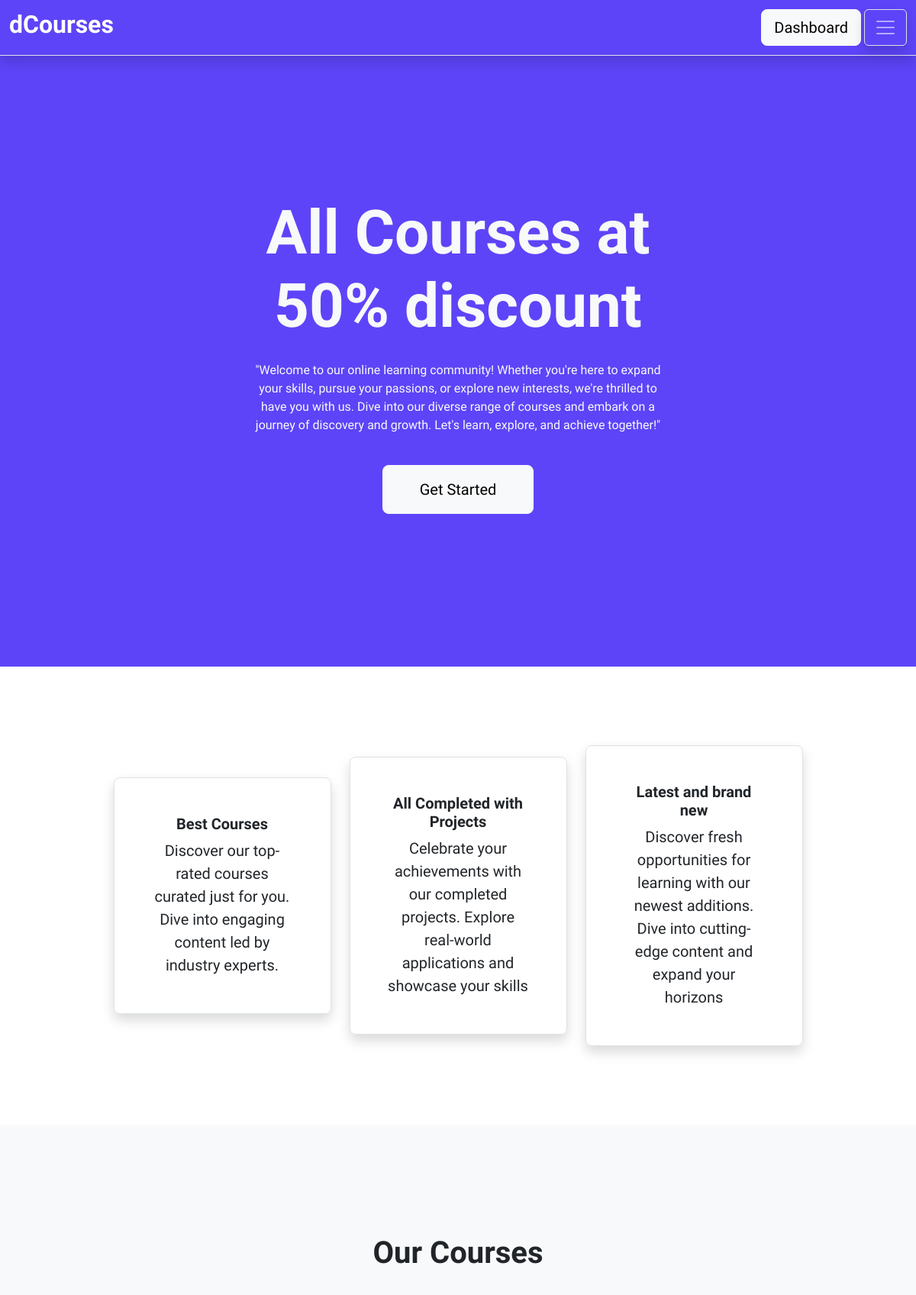
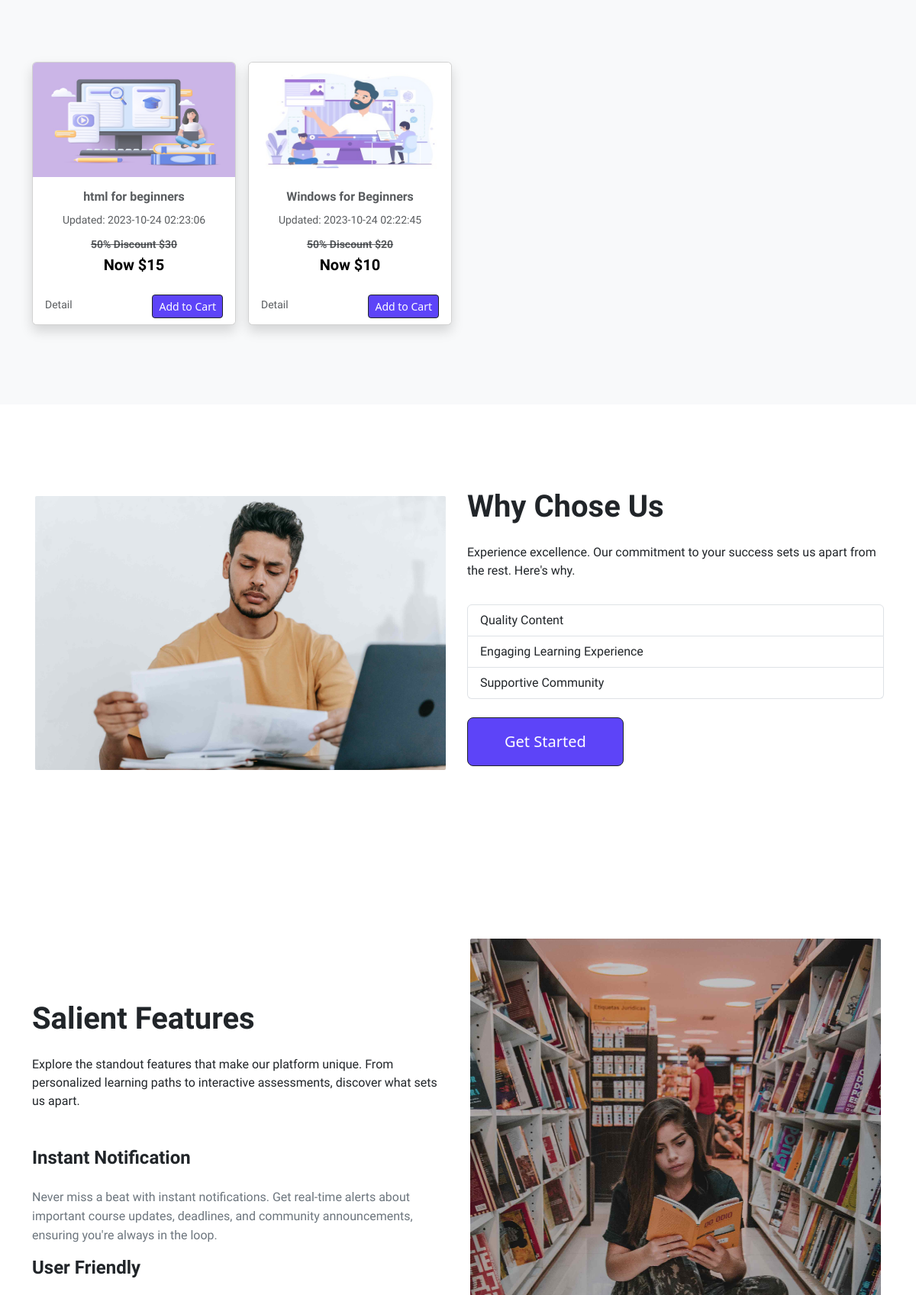
The page / (upper part) on the database its author committed (2 pictures, top to bottom).
### tables this page shows
CREATE TABLE `courses` (
  `id` int(11) NOT NULL,
  `photo` varchar(100) NOT NULL,
  `name` varchar(100) NOT NULL,
  `price` varchar(100) NOT NULL,
  `updates` timestamp NOT NULL DEFAULT current_timestamp() ON UPDATE current_timestamp()
);

### index.php (the view, shortened to what this page needs)
<?php
  include('assets/connect.php');
  ?>
<!doctype html>
<html lang="en">
  <head>
    <link href="assets/css/bootstrap.min.css" rel="stylesheet" type="text/css">
    <link href="assets/css/style.css" rel="stylesheet" type="text/css">
  </head>
  <body class="">
<nav class="navbar navbar-dark ccolor border-bottom shadow" >
  <div class="container-fluid">
    <a class="navbar-brand" href="#"><h2 class="">dCourses</h2></a>
    <div class="btn-group ">
<a href="assets/dashboard.php" class="me-1"> <button class="btn btn-lg btn-light">Dashboard</button></a>
    <button class="navbar-toggler border shadow" type="button" data-bs-toggle="offcanvas" data-bs-target="#offcanvasNavbar" aria-controls="offcanvasNavbar" aria-label="Toggle navigation">
      <span class="navbar-toggler-icon"></span>
    </button>
    </div>
  </div>
</nav>
<header class="ccolor">
<div class="container">
<div class=" row py-5 align-items-center justify-content-center" style="min-height: 100vh">
<div class="col-6 text-center text-light mb-3">
<div class="d-block"><h1 class="display-1 fw-bolder">All Courses at 50% discount
  </h1></div>
  <p class="py-3">"Welcome to our online learning community! Whether you're here to expand your skills, pursue your passions, or explore new interests, we're thrilled to have you with us. Dive into our diverse range of courses and embark on a journey of discovery and growth. Let's learn, explore, and achieve together!"
    </p>
    <div class="mt-4">
      <a href="assets/register.php">
    <button  class="btn btn-lg btn-light    p-3 ps-5 pe-5"  >Get Started</button></a>
</div>
</div>
</div>
</div>
</header>
<section>
  <div class="container bg-white">
    <div class="row align-items-center justify-content-center  gap-4" style="min-height: 75vh">
      <div class="col-md-3 g-col-2 p-5 text-center rounded-3 border shadow">
       <h3 class="fs-5">Best Courses</h3>
       <span class="lead">Discover our top-rated courses curated just for you. Dive into engaging content led by industry experts.</span>
      </div>
      <div class="col-md-3 g-col-2 p-5 text-center rounded-3 border shadow">
       <h3 class="fs-5">All Completed with Projects</h3>
       <span class="lead">Celebrate your achievements with our completed projects. Explore real-world applications and showcase your skills</span>
      </div>
      <div class="col-md-3 g-col-2 p-5 text-center rounded-3 border shadow">
       <h3 class="fs-5">Latest and brand new</h3>
       <span class="lead">Discover fresh opportunities for learning with our newest additions. Dive into cutting-edge content and expand your horizons</span>
      </div>
    </div>
  </div>
</section>
<section class="py-5 bg-light">
                <div class="container py-5 mt-5 mb-2 py-3">
                <h1 class="text-center ">Our Courses</h1>
                </div>
                <div class="container py-5 mb-2">
                <div class="row row-cols-auto row-cols-2
                row-cols-sm-2 row-cols-md-4 row-cols-lg-4 row-cols-xl-4 row-cols-xxl-5  g-3">
                <?php
       $wstmt = $db->prepare("SELECT * FROM courses ORDER BY id DESC limit 0,30 ");
       $wstmt->execute();
       while($row = $wstmt->fetch(PDO::FETCH_ASSOC))
      {
       ?>
                            <div class="col">
                                    <div class="card shadow hover-1">
                                    <a class="text-decoration-none" href="#">
                              <img height="150" src="assets/<?php  echo $row['photo']; ?>" class="card-img-top opacity-75" alt="...">
                              <div class="card-img-overlay p-0 h-25 w-25">
                              </div>
                              <div class="card-body text-center">
                                <h5 class="card-title text-muted fw-bold fs-6"><?php  echo $row['name']; ?></h5>
                                <div class="ctext">
                                <span class="card-text small text-muted">Updated: <?php  echo $row['updates']; ?></span>
                                <p class="mt-2 mb-0 mt-0"><strike class="text-muted fw-bold strik small">50% Discount $<?php  echo $row['price'] * 2; ?></strike></span>
                                </p>
                                <span class="fw-bold fs-5 mb-0">Now $<?php echo $row['price'];  ?></span>
                                </div>
                              </div>
                              </a>
                              <div class="card-footer border-0 bg-white">
                              <a class="text-muted small text-decoration-none"
                              href="assets/detail.php?id=<?php echo $row['id'];?>">Detail</a>
                              <div class="z-3 clearfix d-inline">
                                  <a class="btn btn-sm btn-dark ccolor float-end "
                                  href="assets/cart.php?courseid=<?php echo $row['id'];?>">Add to Cart</a>
                                </div>
                                    </div>
                                  </div>
                            </div>
               <?php
          }
               ?>
                </div>
                </div>
</section>
<section class=" ">
  <div class="container">
  <div class=" row py-5 align-items-center"
  style="min-height: 75vh">
    <div class="col-md-6">
      <img class="img-thumbnail border-0" src="assets/img/a.jpg" alt="">
    </div>
  <div class="col-md-6  mb-3">
  <div class="d-block"><h1 class="">Why Chose Us</h1></div>
    <p class="py-3">Experience excellence. Our commitment to your success sets us apart from the rest. Here's why.
      </p>
      <div class="list-group ">
        <a href="#" class="list-group-item list-group-item-action">Quality Content</a>
        <a href="#" class="list-group-item list-group-item-action">Engaging Learning Experience</a>
        <a href="#" class="list-group-item list-group-item-action">Supportive Community</a>
      </div>
      <div class="mt-4">
      <button  class="btn btn-dark ccolor  btn btn-lg p-3 ps-5 pe-5"  >Get Started</button>
  </div>
  </div>
  </div>
  </div>
</section>
<section class="py-5">
  <div class="container">
  <div class=" row py-5 align-items-center" style="min-height: 75vh">
  <div class="col-md-6  mb-3">
  <div class="d-block"><h1 class="">Salient Features</h1></div>
    <p class="py-3">Explore the standout features that make our platform unique. From personalized learning paths to interactive assessments, discover what sets us apart.
      </p>
<div class="btn-group d-block py-3">
   <h3 class="fs-4  fw-bold">Instant Notification</h3>
</div>
<span class="text-secondary py-3">Never miss a beat with instant notifications. Get real-time alerts about important course updates, deadlines, and community announcements, ensuring you're always in the loop.</span>
<div class="btn-group d-block py-3">
  <h3 class="fs-4  fw-bold">User Friendly</h3>
</div>
<span class="text-secondary py-3">Simplify your experience with our user-friendly design. Navigate effortlessly and focus on what matters most: learning.</span>
  </div>
  <div class="col-md-6 text-center">
  <img class="img-thumbnail border-0 " src="assets/img/d.jpg" alt="">
  </div>
  </div>
  </div>
</section>
  </body>
</html>

### assets/css/style.css (style rules this page uses)
.ccolor { background-color: #5d44f8; }
td, tr,p,a,span { font-family: 'Roboto'; font-weight: normal; font-style: normal; }
h1,h2,h3,h4,h5,h6 { font-family: 'Roboto'; font-weight: 700; font-style: normal; }
a { color: #000; }
body { overflow-x: hidden; }

### rows shown on the page
courses: photo (picture), name "html for beginners", updates "2023-10-24 02:23:06", $row['price']*2 "30", price "15"
courses: photo (picture), name "Windows for Beginners", updates "2023-10-24 02:22:45", $row['price']*2 "20", price "10"
